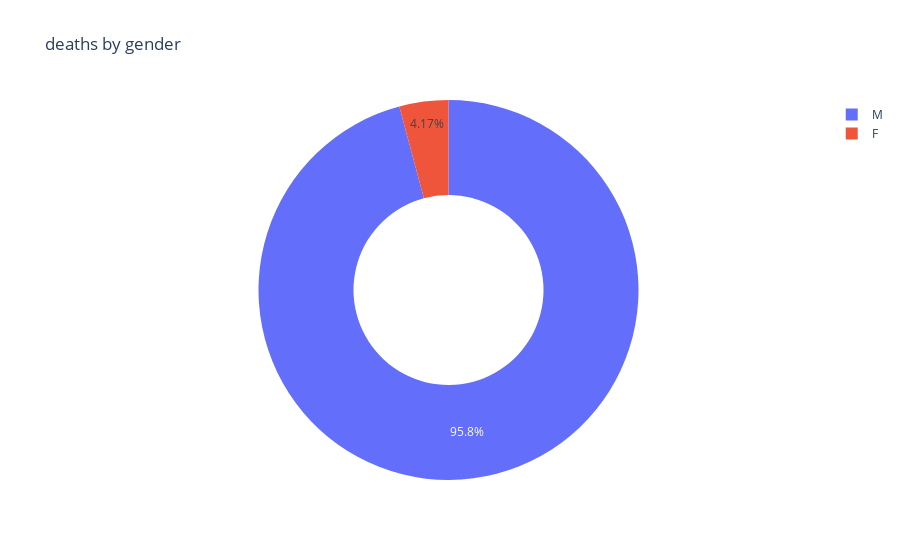

Source (notebook cell):
### Markdown cell above
### DEATHS BY GENDER

### Code cell
px.pie(data_frame=df_fatalities, names="gender", hole=0.5, title="deaths by gender")

### Figure 1 — Plotly figure (JSON) as saved in the notebook; plotly's stock layout.template omitted (floating-point values rounded to 4 significant figures; data arrays with more than 128 entries replaced by an {"elided": "..."} marker saying what was removed)
{"data": [{"domain": {"x": [0, 1], "y": [0, 1]}, "hole": 0.5, "hovertemplate": "gender=%{label}<extra></extra>", "labels": {"elided": "2254 str values"}, "legendgroup": "", "name": "", "showlegend": true, "type": "pie"}], "layout": {"legend": {"tracegroupgap": 0}, "title": {"text": "deaths by gender"}}}
